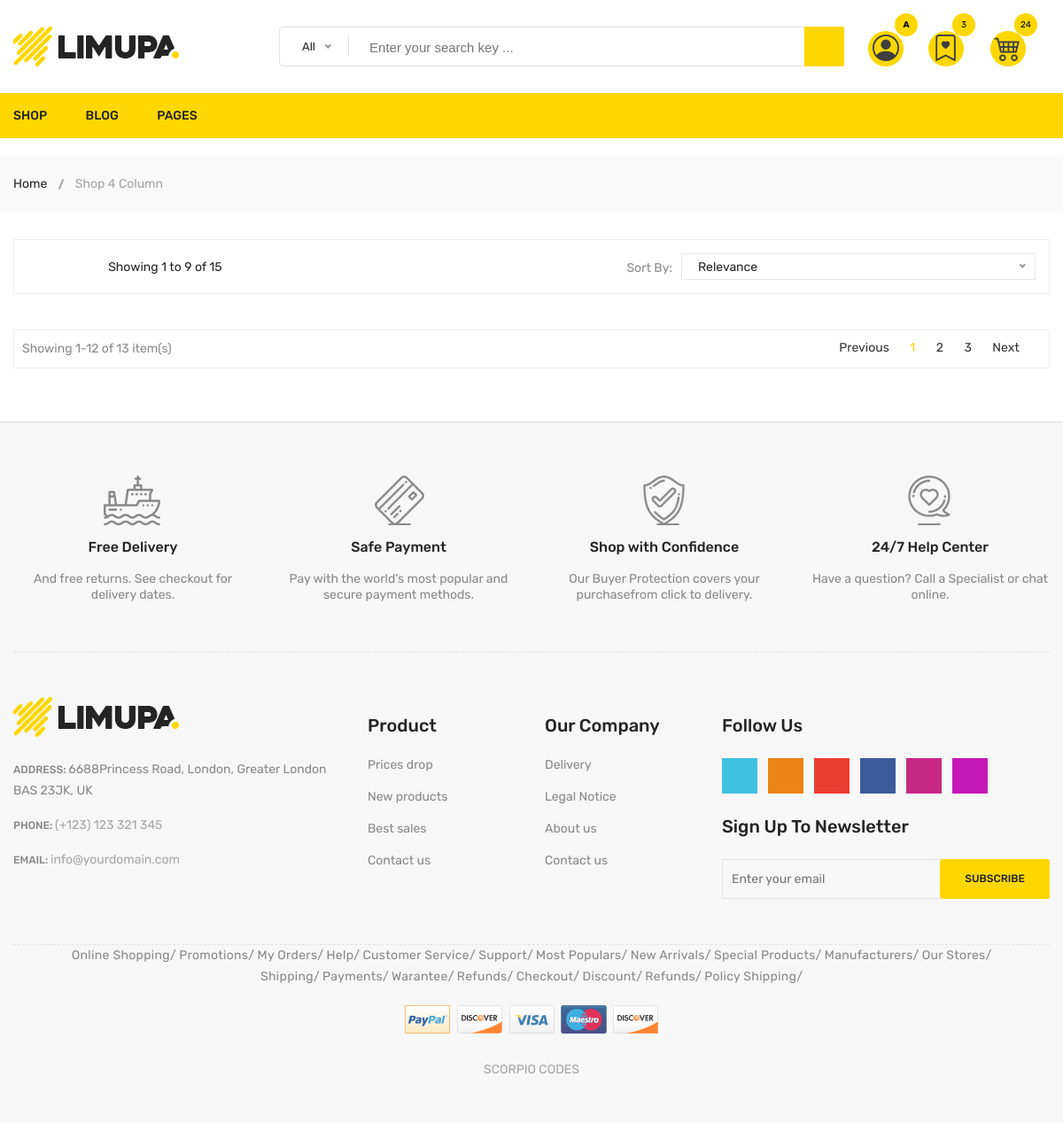
The app's page /search/ (signed in) with its own data.
### customer/models.py (models this page shows)
class Customer(AbstractUser):
    adress = models.CharField(max_length=50, blank=True, null=True)
    phone_number = models.PositiveBigIntegerField(blank=True, null=True)

### order/models.py (models this page shows, shortened)
class Wishlist(models.Model):
    products = models.ManyToManyField(Product)
    customer = models.ForeignKey(Customer, null=True, blank=True, on_delete=models.SET_NULL)
    def get_total_product(self):
        return len(self.products.all())

class Order(models.Model):
    customer = models.ForeignKey(Customer, on_delete=models.SET_NULL, null=True)
    date_ordered = models.DateTimeField(auto_now_add=True)
    ordered = models.BooleanField(default=False)
    accepted_ship = models.BooleanField(default=False)
    complete = models.BooleanField(default=False)
    def get_items(self):
        return self.order_item_set.all()
    @property
    def get_cart_total(self):
        orderitems = self.order_item_set.all()
        total = sum([item.quantity for item in orderitems])
        return total

class Order_Item(models.Model):
    product = models.ForeignKey(Product, on_delete=models.CASCADE)
    order = models.ForeignKey(Order, on_delete=models.CASCADE)
    quantity = models.IntegerField(default=0)
    date_add = models.DateTimeField(auto_now_add=True)

### store/views.py (the view)
# urls.py: path('search/', store_views.search, name='search')
def search(request):
    userCart = dataCart(request)
    if request.GET:
        value = request.GET.get('search-product-name')
        result1 = Product.objects.filter(name__icontains=value)
        result2 = Product.objects.filter(category__name__icontains=value)
        result = []
        result.extend(result1)
        result.extend(result2)
        print(result)
    else:
        result = {}
    return render(request, 'filter/search.html', {'products': result, 'userCart':userCart})

### store/templates/filter/search.html (shortened to what this page needs)
{% extends 'base.html' %}
{% load static %}
{% block content %}
    <div class="breadcrumb-area">
        <div class="container">
            <div class="breadcrumb-content">
                <ul>
                    <li><a href="index.html">Home</a></li>
                    <li class="active">Shop 4 Column</li>
                </ul>
            </div>
        </div>
    </div>
    <div class="content-wraper pb-60">
        <div class="container">
            <div class="row">
                <div class="col-lg-12">
                    <div class="shop-top-bar mt-30">
                        <div class="shop-bar-inner">
                            <div class="product-view-mode">
                                <ul class="nav shop-item-filter-list" role="tablist">
                                    <li class="active" role="presentation"><a aria-selected="true" class="active show" data-toggle="tab" role="tab" aria-controls="grid-view" href="#grid-view"><i class="fa fa-th"></i></a></li>
                                    <li role="presentation"><a data-toggle="tab" role="tab" aria-controls="list-view" href="#list-view"><i class="fa fa-th-list"></i></a></li>
                                </ul>
                            </div>
                            <div class="toolbar-amount">
                                <span>Showing 1 to 9 of 15</span>
                            </div>
                        </div>
                        <div class="product-select-box">
                            <div class="product-short">
                                <p>Sort By:</p>
                            </div>
                        </div>
                    </div>
                    <div class="shop-products-wrapper">
                        <div class="tab-content">
                            <div class="paginatoin-area">
                                <div class="row">
                                    <div class="col-lg-6 col-md-6">
                                        <p>Showing 1-12 of 13 item(s)</p>
                                    </div>
                                    <div class="col-lg-6 col-md-6">
                                        <ul class="pagination-box">
                                            <li><a href="#" class="Previous"><i class="fa fa-chevron-left"></i> Previous</a>
                                            </li>
                                            <li class="active"><a href="#">1</a></li>
                                            <li><a href="#">2</a></li>
                                            <li><a href="#">3</a></li>
                                            <li>
                                              <a href="#" class="Next"> Next <i class="fa fa-chevron-right"></i></a>
                                            </li>
                                        </ul>
                                    </div>
                                </div>
                            </div>
                        </div>
                    </div>
                </div>
            </div>
        </div>
    </div>
{% endblock %}

### templates/navbar.html (shortened to what this page needs)
{% load static %}
<header>
    <div class="header-middle pl-sm-0 pr-sm-0 pl-xs-0 pr-xs-0">
        <div class="container">
            <div class="row">
                <div class="col-lg-3">
                    <div class="logo pb-sm-30 pb-xs-30">
                        <a href="{% url 'home' %}">
                            <img src="{% static 'images/menu/logo/1.jpg' %}" alt="">
                        </a>
                    </div>
                </div>
                <div class="col-lg-9">
                    <form id="search" action="{% url 'search' %}" method="get" class="hm-searchbox">  {% csrf_token %}
                        <input class="search-input" name="search-product-name" type="text" placeholder="Enter your search key ...">
                        <button class="li-btn" type="submit"><i class="fa fa-search"></i></button>
                    </form>
                    <div class="header-middle-right">
                        <ul class="hm-menu">
                            <li class="hm-wishlist">
                                    <div class="dropdown">
                                          <a href="#" role="button" id="dropdownMenuLink" data-toggle="dropdown" aria-haspopup="true" aria-expanded="false">
                                            <i id="user-icon" class="bi bi-person-circle icon"></i>
                                          </a>
                                        </div>
                                    {% if user.is_authenticated %}
                                        <span class="cart-item-count wishlist-item-count"><strong>{{ user.username.0.title }}</strong></span>
                                    {% endif %}
                                </li>
                           <li class="hm-wishlist">
                                <a href="{% url 'wishlist' %}">
                                    <span id="wishlist-count" class="cart-item-count wishlist-item-count">{{ userCart.wishlist.get_total_product }}</span>
                                    <i class="bi bi-bookmark-heart icon"></i>
                                </a>
                            </li>
                            <li class="hm-wishlist">
                                <a href="{% url 'cart' %}">
                                    <span id="cart-total-number" class="cart-item-count wishlist-item-count">{{ userCart.order.get_cart_total }}</span>
                                    <i class="bi bi-cart4 icon"></i>
                                </a>
                            </li>
                        </ul>
                    </div>
                </div>
            </div>
        </div>
    </div>
    <div class="header-bottom header-sticky stick d-none d-lg-block d-xl-block">
        <div class="container">
            <div class="row">
                <div class="col-lg-12">
                    <div class="hb-menu hb-menu-2">
                        <nav>
                            <ul>
                                <li class="megamenu-holder"><a href="shop-left-sidebar.html">Shop</a>
                                </li>
                                <li class="dropdown-holder"><a href="blog-left-sidebar.html">Blog</a>
                                </li>
                                <li class="megamenu-static-holder"><a href="index.html">Pages</a>
                                </li>
                            </ul>
                        </nav>
                    </div>
                </div>
            </div>
        </div>
    </div>
</header>

### static/css/responsive.css (style rules this page uses)
@media (min-width: 1200px) and (max-width: 1500px) { .container { max-width: 1170px; padding-left: 0; padding-right: 0; } }

### records on screen
Customer: username.0 "A"
Wishlist: wishlist.get_total_product "3"
Order: order.get_cart_total "24"
